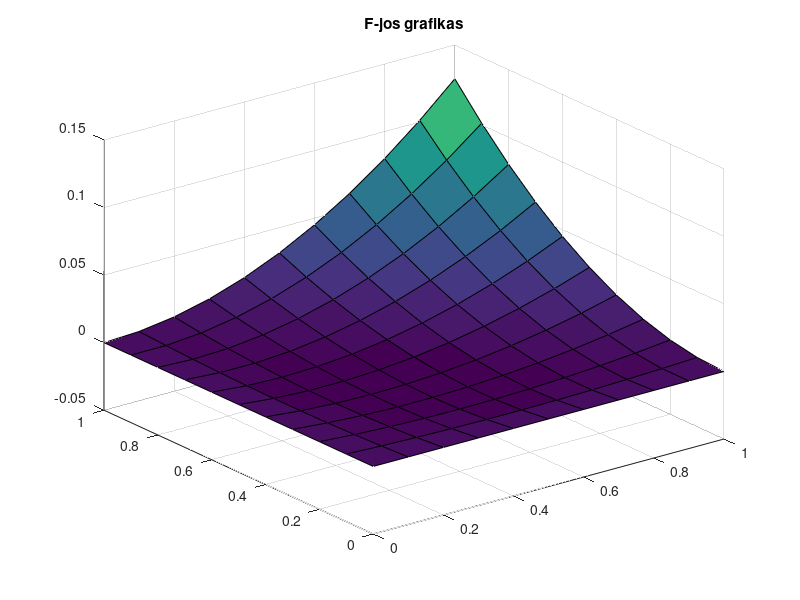

The MATLAB script that drew this image: (Note: this script raises an error after producing the figure.)
f=@(X) (1 / 8) * (X(1)^2.*X(2)+X(1)*X(2)^2-X(1)*X(2));
fi = @(x1,x2) (1 / 8) * ((x1 .^ 2) .* x2 + x1 .* (x2 .^ 2) - x1 .* x2);
grad0 = @(X) [2 * X(1) * X(2) + X(2) .^ 2 - X(2), X(1) ^ 2 + 2 * X(1) * X(2) - X(1)];

X_0 = [0, 0];
X_1 = [1, 1];
X_m= [0/10, 5/ 10];

[x1, x2] = meshgrid(0:0.1:1, 0:0.1:1);
y = fi(x1,x2);
surf(x1, x2, y);
title(['F-jos grafikas']);

epsilon = 10 ^ (-5);
n = 1;
i = 0;
nmax = 100; 

format long

dist = 10000;

X0 = X_1;
while dist >= epsilon
    hold on;
    
     grad=grad0(X0);
      res=halving(f,X0,grad);
      gamma=res(1);
      i=i+res(2)+1;
      X0 = X0 - gamma .* grad; % naujas taskas
      dist = norm(grad);
 
    fprintf('X0= %f %f f(x0)= %f k= %d i= %d \n', X0, f(X0), n,i);
 
    plot(X0(1), X0(2), 'r', 'markersize', 15);

    n = n + 1;
end
grid on;
hold off;